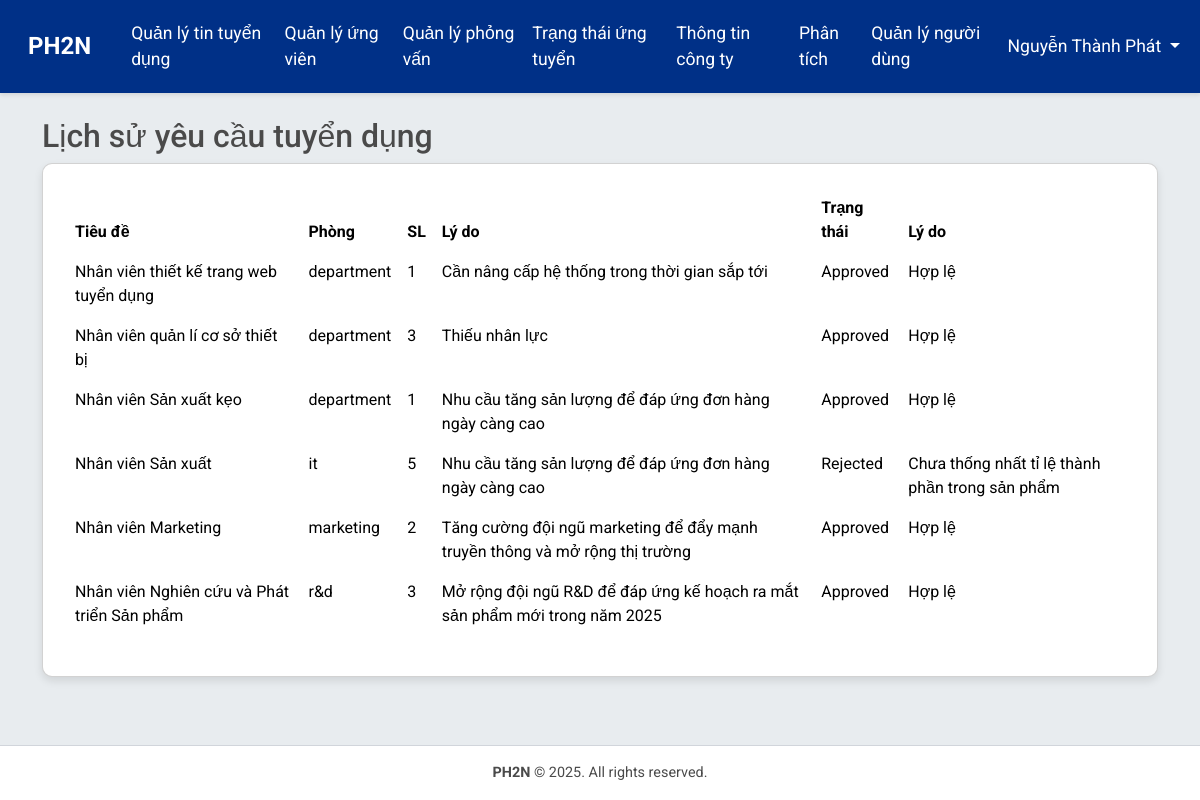
The page /hr/requests/history/ (signed in) on the database its author committed.
### accounts/models.py (models this page shows, shortened)
class CustomUser(AbstractBaseUser, PermissionsMixin):
    ROLE_CHOICES = [
        ('hr', 'HR'),
        ('applicant', 'Applicant'),
        ('director', 'Director'),
        ('department', 'Department'),
    ]
    email = models.EmailField(unique=True)
    full_name = models.CharField(max_length=255)
    role = models.CharField(max_length=20, choices=ROLE_CHOICES, default='applicant')
    department = models.CharField(max_length=100, blank=True, help_text="Department or division within the company")
    department = models.CharField(max_length=100, choices=DEPARTMENTS, blank=True, default='', help_text="Phòng ban trong công ty")
    phone_number = models.CharField(max_length=15, blank=True)
    address = models.TextField(blank=True)
    is_active = models.BooleanField(default=True)
    is_staff = models.BooleanField(default=False)
    is_interviewer = models.BooleanField(default=False, help_text="Xác định người dùng có thể làm người phỏng vấn")  # Thêm trường này
    objects = CustomUserManager()
    USERNAME_FIELD = 'email'
    REQUIRED_FIELDS = ['full_name']

### jobs/models.py (models this page shows, shortened)
class JobRequest(models.Model):
    STATUS_CHOICES = [
        ('pending', 'Chờ duyệt'),
        ('approved', 'Đã duyệt'),
        ('rejected', 'Từ chối'),
    ]
    title = models.CharField(max_length=200)
    department = models.CharField(max_length=100)
    quantity = models.PositiveIntegerField(default=1)
    description = models.TextField()
    reason = models.TextField(blank=True, null=True)  # Lý do tuyển dụng (có thể để trống)
    rejection_reason = models.TextField(blank=True, null=True)  # Lý do từ chối (nếu có)
    created_by = models.ForeignKey(CustomUser, on_delete=models.SET_NULL, null=True, blank=True)
    status = models.CharField(max_length=20, choices=STATUS_CHOICES, default='pending')

### hr/views.py (the view)
# urls.py: path('requests/history/', views.recruitment_requests_history, name='recruitment_requests_history'),
@login_required
def recruitment_requests_history(request):
    if request.user.role not in ['hr', 'director']:
        messages.error(request, 'Bạn không có quyền xem lịch sử yêu cầu tuyển dụng.')
        return redirect('jobs:job_list')
    job_requests = JobRequest.objects.all()
    department_filter = request.GET.get('department')
    if department_filter:
        job_requests = job_requests.filter(department=department_filter)
    job_requests = job_requests.order_by('-id')  # Hoặc theo ý bạn
    departments = JobRequest.objects.values_list('department', flat=True).distinct()
    context = {
        'job_requests': job_requests,
        'departments': departments,
        'selected_department': department_filter,
    }
    return render(request, 'hr/recruitment_requests_history.html', context)

### templates/hr/recruitment_requests_history.html
{% extends 'base.html' %}
{% load django_bootstrap5 %}
{% block content %}
<h2>Lịch sử yêu cầu tuyển dụng</h2>
<div class="card p-4">
    {% if job_requests %}
    <table class="table" style="border-collapse: collapse;">
        <thead>
            <tr>
                <th style="border: none;">Tiêu đề</th>
                <th style="border: none;">Phòng</th>
                <th style="border: none;">SL</th>
                <th style="border: none;">Lý do</th>
                <th style="border: none;">Trạng thái</th>
                <th style="border: none;">Lý do</th>
            </tr>
        </thead>
        <tbody>
            {% for req in job_requests %}
            <tr>
                <td style="border: none;">{{ req.title }}</td>
                <td style="border: none;">{{ req.department }}</td>
                <td style="border: none;">{{ req.quantity }}</td>
                <td style="border: none;">{{ req.reason|default:"-" }}</td>
                <td style="border: none;">{{ req.status|capfirst }}</td>
                <td style="border: none;">
                    {% if req.status == "rejected" %}
                        {{ req.rejection_reason|default:"Không hợp lệ" }}
                    {% elif req.status == "approved" %}
                        {{ req.approval_reason|default:"Hợp lệ" }}
                    {% else %}
                        -
                    {% endif %}
                </td>
            </tr>
            {% endfor %}
        </tbody>
    </table>
    {% else %}
    <p>Không có yêu cầu tuyển dụng nào.</p>
    {% endif %}
</div>
{% endblock %}

### templates/base.html (shortened to what this page needs)
{% load django_bootstrap5 %}
{% load static %}
<!DOCTYPE html>
<html lang="vi">
<head>
    {% bootstrap_css %}
    <link rel="stylesheet" href="{% static 'css/style.css' %}">
</head>
<body>
    <nav class="navbar navbar-expand-lg navbar-dark">
        <div class="container-fluid">
            <a class="navbar-brand" href="{% url 'jobs:job_list' %}">PH2N</a>
            <div class="collapse navbar-collapse" id="navbarNav">
                <ul class="navbar-nav me-auto">
                    {% if user.is_authenticated %}
                        {% if user.role == 'hr' %}
                            <li class="nav-item">
                                <a class="nav-link" href="{% url 'hr:manage_job_postings' %}">Quản lý tin tuyển dụng</a>
                            </li>
                            <li class="nav-item">
                                <a class="nav-link" href="{% url 'hr:manage_applications' %}">Quản lý ứng viên</a>
                            </li>
                            <li class="nav-item">
                                <a class="nav-link" href="{% url 'hr:manage_interviews' %}">Quản lý phỏng vấn</a>
                            </li>
                            <li class="nav-item">
                                <a class="nav-link" href="{% url 'hr:application_status' %}">Trạng thái ứng tuyển</a>
                            </li>
                            <li class="nav-item">
                                <a class="nav-link" href="{% url 'hr:manage_company_info' %}">Thông tin công ty</a>
                            </li>
                            <li class="nav-item">
                                <a class="nav-link" href="{% url 'hr:recruitment_analytics' %}">Phân tích</a>
                            </li>
                            <li class="nav-item">
                                <a class="nav-link" href="{% url 'accounts:user_management' %}">Quản lý người dùng</a>
                            </li>
                        {% endif %}
                    {% endif %}
                </ul>
                <ul class="navbar-nav">
                    {% if user.is_authenticated %}
                        <li class="nav-item dropdown">
                        <a class="nav-link dropdown-toggle" href="#" id="userDropdown" role="button"
                            data-bs-toggle="dropdown" aria-expanded="false">
                            {{ user.full_name }}
                        </a>
                        </li>
                    {% endif %}
                </ul>
            </div>
        </div>
    </nav>
    <div class="content-wrapper">
        <div class="container mt-4">
            {% block content %}
            {% endblock %}
        </div>
    </div>
    <footer class="footer">
        <div class="container">
            <p><strong>PH2N</strong> © 2025. All rights reserved.</p>
        </div>
    </footer>
</body>
</html>

### static/css/style.css (style rules this page uses)
body { font-family: 'Roboto', sans-serif; background-color: #E8ECEF; margin: 0; display: flex; flex-direction: column; min-height: 100vh; }
.content-wrapper { flex: 1; }
.navbar { background-color: #003087; box-shadow: 0 2px 4px rgba(0,0,0,0.1); }
.navbar-brand { font-weight: bold; font-size: 1.5rem; padding: 0.5rem 1rem; }
.nav-link { font-size: 1.1rem; padding: 0.75rem 1.25rem; color: #FFFFFF !important; transition: all 0.2s; }
.card { border-radius: 10px; box-shadow: 0 4px 8px rgba(0,0,0,0.1); transition: transform 0.2s; }
.table { background-color: #FFFFFF; border-radius: 10px; overflow: hidden; }
.footer { background-color: #FFFFFF; border-top: 1px solid #D1D5DB; padding: 1rem 0; text-align: center; font-size: 0.9rem; color: #4A4A4A; margin-top: auto; position: relative; }
.footer p { margin: 0; }
h2, h3, h5 { color: #4A4A4A; }

### rows shown on the page
CustomUser: full_name "Nguyễn Thành Phát"
JobRequest: title "Nhân viên thiết kế trang web tuyển dụng", department "department", quantity "1", reason "Cần nâng cấp hệ thống trong thời gian sắp tới", status "Approved", approval_reason "Hợp lệ"
JobRequest: title "Nhân viên quản lí cơ sở thiết bị", department "department", quantity "3", reason "Thiếu nhân lực", status "Approved", approval_reason "Hợp lệ"
JobRequest: title "Nhân viên Sản xuất kẹo", department "department", quantity "1", reason "Nhu cầu tăng sản lượng để đáp ứng đơn hàng ngày càng cao", status "Approved", approval_reason "Hợp lệ"
JobRequest: title "Nhân viên Sản xuất", department "it", quantity "5", reason "Nhu cầu tăng sản lượng để đáp ứng đơn hàng ngày càng cao", status "Rejected", rejection_reason "Chưa thống nhất tỉ lệ thành phần trong sản phẩm"
JobRequest: title "Nhân viên Marketing", department "marketing", quantity "2", reason "Tăng cường đội ngũ marketing để đẩy mạnh truyền thông và mở rộng thị trường", status "Approved", approval_reason "Hợp lệ"
JobRequest: title "Nhân viên Nghiên cứu và Phát triển Sản phẩm", department "r&d", quantity "3", reason "Mở rộng đội ngũ R&D để đáp ứng kế hoạch ra mắt sản phẩm mới trong năm 2025", status "Approved", approval_reason "Hợp lệ"
